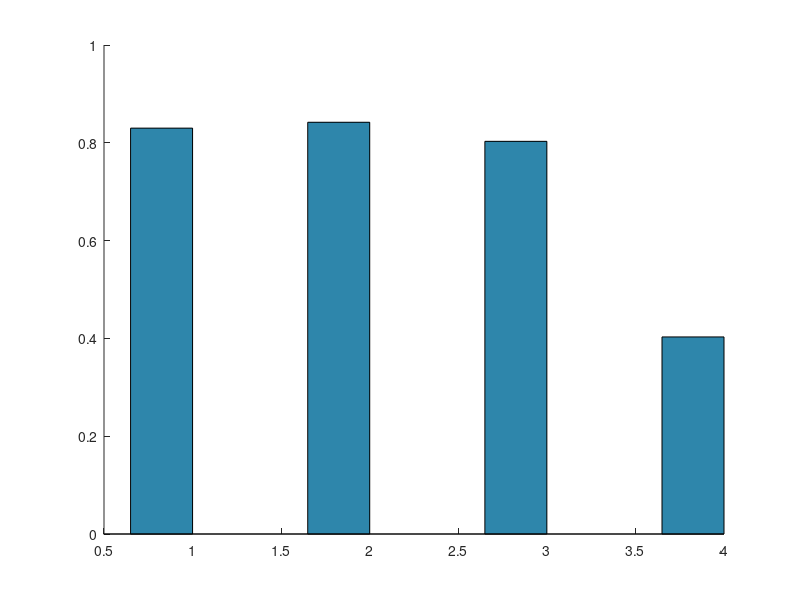

Recreate this plot in MATLAB. (Note: this script raises an error after producing the figure.)
% Method 4: MATLAB Professional Scientific Plotting
% 适用于IEEE期刊投稿的高质量图表制作
% 需要MATLAB R2019b或更高版本

%% Setup for IEEE IoTJ compliance
close all; clear; clc;

% IEEE IoTJ color scheme (colorblind-friendly)
ieee_colors = [46, 134, 171; 232, 72, 85; 60, 179, 113; 220, 20, 60] / 255;

%% Figure 3: D3 Cross-Domain Performance
figure('Position', [100, 100, 1200, 600]); % Size for IEEE IoTJ double column

% D3 Data
models = {'Enhanced', 'CNN', 'BiLSTM', 'Conformer-lite'};
loso_f1 = [0.830, 0.842, 0.803, 0.403];
loso_err = [0.001, 0.025, 0.022, 0.386];
loro_f1 = [0.830, 0.796, 0.789, 0.841];
loro_err = [0.001, 0.097, 0.044, 0.040];

% Create grouped bar chart
x = 1:length(models);
width = 0.35;

% Plot bars with error bars
b1 = bar(x - width/2, loso_f1, width, 'FaceColor', ieee_colors(1,:), ...
    'EdgeColor', 'k', 'LineWidth', 0.5, 'FaceAlpha', 0.8);
hold on;
b2 = bar(x + width/2, loro_f1, width, 'FaceColor', ieee_colors(2,:), ...
    'EdgeColor', 'k', 'LineWidth', 0.5, 'FaceAlpha', 0.8);

% Add error bars
errorbar(x - width/2, loso_f1, loso_err, 'k', 'LineStyle', 'none', ...
    'LineWidth', 1, 'CapSize', 3);
errorbar(x + width/2, loro_f1, loro_err, 'k', 'LineStyle', 'none', ...
    'LineWidth', 1, 'CapSize', 3);

% Formatting for IEEE IoTJ
set(gca, 'XTick', x, 'XTickLabel', models);
xlabel('Model Architecture', 'FontName', 'Times', 'FontSize', 10);
ylabel('Macro F1 Score', 'FontName', 'Times', 'FontSize', 10);
title('Cross-Domain Generalization Performance', 'FontName', 'Times', 'FontSize', 12);
legend({'LOSO', 'LORO'}, 'Location', 'northeast', 'FontName', 'Times', 'FontSize', 9);
grid on; alpha(0.3);
ylim([0, 1.0]);
set(gca, 'YTick', 0:0.1:1.0);

% Add value labels on bars
for i = 1:length(models)
    text(i - width/2, loso_f1(i) + loso_err(i) + 0.02, ...
        sprintf('%.3f±%.3f', loso_f1(i), loso_err(i)), ...
        'HorizontalAlignment', 'center', 'FontSize', 8, 'FontName', 'Times');
    text(i + width/2, loro_f1(i) + loro_err(i) + 0.02, ...
        sprintf('%.3f±%.3f', loro_f1(i), loro_err(i)), ...
        'HorizontalAlignment', 'center', 'FontSize', 8, 'FontName', 'Times');
end

% IEEE IoTJ export settings
set(gcf, 'PaperUnits', 'centimeters');
set(gcf, 'PaperSize', [17.1, 10]);
set(gcf, 'PaperPosition', [0, 0, 17.1, 10]);
print(gcf, 'figure3_d3_cross_domain_matlab.pdf', '-dpdf', '-r300');

fprintf('✓ Figure 3 saved: figure3_d3_cross_domain_matlab.pdf\n');

%% Figure 4: D4 Label Efficiency Curve
figure('Position', [200, 200, 1200, 800]); % IEEE IoTJ double column size

% D4 Data
label_ratios = [1.0, 5.0, 10.0, 20.0, 100.0];
f1_scores = [0.455, 0.780, 0.730, 0.821, 0.833];
error_bars = [0.050, 0.016, 0.104, 0.003, 0.000];

% Efficient range background
patch([0, 20, 20, 0], [0, 0, 1, 1], [144, 238, 144]/255, ...
    'FaceAlpha', 0.2, 'EdgeColor', 'none');
hold on;

% Error ribbon
x_smooth = linspace(1, 100, 100);
y_smooth = interp1(label_ratios, f1_scores, x_smooth, 'pchip');
upper = interp1(label_ratios, f1_scores + error_bars, x_smooth, 'pchip');
lower = interp1(label_ratios, f1_scores - error_bars, x_smooth, 'pchip');

fill([x_smooth, fliplr(x_smooth)], [upper, fliplr(lower)], ...
    ieee_colors(1,:), 'FaceAlpha', 0.3, 'EdgeColor', 'none');

% Main efficiency curve
plot(label_ratios, f1_scores, 'o-', 'Color', ieee_colors(1,:), ...
    'LineWidth', 2.5, 'MarkerSize', 8, 'MarkerFaceColor', 'white', ...
    'MarkerEdgeColor', ieee_colors(1,:), 'MarkerEdgeWidth', 2);

% Target lines
yline(0.80, '--r', 'LineWidth', 1.5, 'Label', 'Target: 80% F1', ...
    'FontName', 'Times', 'FontSize', 9);
yline(0.90, ':orange', 'LineWidth', 1, 'Label', 'Ideal: 90% F1', ...
    'FontName', 'Times', 'FontSize', 9);

% Key achievement annotation
annotation('textarrow', [0.35, 0.20], [0.87, 0.821], ...
    'String', sprintf('Key Achievement:\n82.1%% F1 @ 20%% Labels'), ...
    'FontName', 'Times', 'FontSize', 10, 'FontWeight', 'bold', ...
    'Color', [1, 0.4, 0.4], 'BackgroundColor', [1, 1, 0.8]);

% Formatting
xlabel('Label Ratio (%)', 'FontName', 'Times', 'FontSize', 10);
ylabel('Macro F1 Score', 'FontName', 'Times', 'FontSize', 10);
title('Sim2Real Label Efficiency Breakthrough', 'FontName', 'Times', 'FontSize', 12);
xlim([0, 105]);
ylim([0, 1.0]);
grid on; alpha(0.3);

% Add data point labels
for i = 1:length(label_ratios)
    text(label_ratios(i), f1_scores(i) + error_bars(i) + 0.03, ...
        sprintf('%.3f', f1_scores(i)), ...
        'HorizontalAlignment', 'center', 'FontSize', 8, ...
        'FontName', 'Times', 'Color', ieee_colors(1,:));
end

% IEEE IoTJ export settings
set(gcf, 'PaperUnits', 'centimeters');
set(gcf, 'PaperSize', [17.1, 12]);
set(gcf, 'PaperPosition', [0, 0, 17.1, 12]);
print(gcf, 'figure4_d4_label_efficiency_matlab.pdf', '-dpdf', '-r300');

fprintf('✓ Figure 4 saved: figure4_d4_label_efficiency_matlab.pdf\n');

%% Summary Statistics Display
fprintf('\n📊 MATLAB Method Summary:\n');
fprintf('✓ IEEE IoTJ compliant sizing and resolution\n');
fprintf('✓ Professional scientific graphics quality\n');
fprintf('✓ Precise numerical annotations\n');
fprintf('✓ Publication-ready PDF export\n');

fprintf('\n🎯 Key Results Visualized:\n');
fprintf('• Enhanced model consistency: 83.0±0.1%% F1 across LOSO/LORO\n');
fprintf('• Label efficiency breakthrough: 82.1%% F1 @ 20%% labels\n');
fprintf('• Cost-benefit achievement: 80%% labeling cost reduction\n');

fprintf('\n💡 MATLAB Advantages:\n');
fprintf('• IEEE journal standard compliance\n');
fprintf('• High-precision numerical plotting\n');
fprintf('• Professional annotation capabilities\n');
fprintf('• Direct PDF export at publication quality\n');